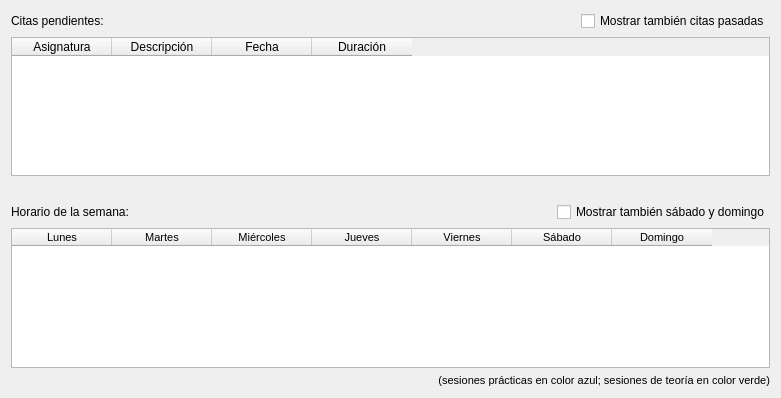
<?xml version="1.0" encoding="UTF-8"?>
<ui version="4.0">
 <class>VistaQtResumen</class>
 <widget class="QWidget" name="VistaQtResumen">
  <property name="geometry">
   <rect>
    <x>0</x>
    <y>0</y>
    <width>781</width>
    <height>398</height>
   </rect>
  </property>
  <property name="windowTitle">
   <string>Citas de todas las asignaturas:</string>
  </property>
  <layout class="QVBoxLayout" name="verticalLayout">
   <item>
    <layout class="QHBoxLayout" name="horizontalLayout">
     <item>
      <widget class="QLabel" name="label">
       <property name="text">
        <string>Citas pendientes:</string>
       </property>
      </widget>
     </item>
     <item>
      <spacer name="horizontalSpacer">
       <property name="orientation">
        <enum>Qt::Horizontal</enum>
       </property>
       <property name="sizeHint" stdset="0">
        <size>
         <width>40</width>
         <height>20</height>
        </size>
       </property>
      </spacer>
     </item>
     <item>
      <widget class="QCheckBox" name="checkBoxCitasPasadas">
       <property name="text">
        <string>Mostrar también citas pasadas</string>
       </property>
      </widget>
     </item>
    </layout>
   </item>
   <item>
    <widget class="QTableWidget" name="tableWidgetCitas">
     <property name="alternatingRowColors">
      <bool>true</bool>
     </property>
     <property name="selectionMode">
      <enum>QAbstractItemView::SingleSelection</enum>
     </property>
     <property name="selectionBehavior">
      <enum>QAbstractItemView::SelectRows</enum>
     </property>
     <attribute name="verticalHeaderVisible">
      <bool>false</bool>
     </attribute>
     <column>
      <property name="text">
       <string>Asignatura</string>
      </property>
     </column>
     <column>
      <property name="text">
       <string>Descripción</string>
      </property>
     </column>
     <column>
      <property name="text">
       <string>Fecha</string>
      </property>
     </column>
     <column>
      <property name="text">
       <string>Duración</string>
      </property>
     </column>
    </widget>
   </item>
   <item>
    <widget class="QLabel" name="label_3">
     <property name="text">
      <string/>
     </property>
    </widget>
   </item>
   <item>
    <layout class="QHBoxLayout" name="horizontalLayout_2">
     <item>
      <widget class="QLabel" name="label_2">
       <property name="text">
        <string>Horario de la semana:</string>
       </property>
      </widget>
     </item>
     <item>
      <spacer name="horizontalSpacer_2">
       <property name="orientation">
        <enum>Qt::Horizontal</enum>
       </property>
       <property name="sizeHint" stdset="0">
        <size>
         <width>40</width>
         <height>20</height>
        </size>
       </property>
      </spacer>
     </item>
     <item>
      <widget class="QCheckBox" name="checkBoxSabadoDomingo">
       <property name="text">
        <string>Mostrar también sábado y domingo</string>
       </property>
      </widget>
     </item>
    </layout>
   </item>
   <item>
    <widget class="QTableWidget" name="tableWidgetSesiones">
     <property name="font">
      <font>
       <pointsize>8</pointsize>
      </font>
     </property>
     <property name="focusPolicy">
      <enum>Qt::NoFocus</enum>
     </property>
     <property name="selectionMode">
      <enum>QAbstractItemView::NoSelection</enum>
     </property>
     <property name="showGrid">
      <bool>false</bool>
     </property>
     <attribute name="verticalHeaderVisible">
      <bool>false</bool>
     </attribute>
     <column>
      <property name="text">
       <string>Lunes</string>
      </property>
     </column>
     <column>
      <property name="text">
       <string>Martes</string>
      </property>
     </column>
     <column>
      <property name="text">
       <string>Miércoles</string>
      </property>
     </column>
     <column>
      <property name="text">
       <string>Jueves</string>
      </property>
     </column>
     <column>
      <property name="text">
       <string>Viernes</string>
      </property>
     </column>
     <column>
      <property name="text">
       <string>Sábado</string>
      </property>
     </column>
     <column>
      <property name="text">
       <string>Domingo</string>
      </property>
     </column>
    </widget>
   </item>
   <item>
    <widget class="QLabel" name="label_4">
     <property name="font">
      <font>
       <pointsize>8</pointsize>
      </font>
     </property>
     <property name="text">
      <string>(sesiones prácticas en color azul; sesiones de teoría en color verde)</string>
     </property>
     <property name="alignment">
      <set>Qt::AlignRight|Qt::AlignTrailing|Qt::AlignVCenter</set>
     </property>
    </widget>
   </item>
  </layout>
 </widget>
 <resources/>
 <connections/>
</ui>
